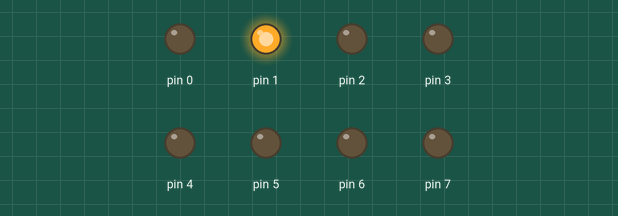
Simulated run of this sketch. Board: Arduino Uno, built with avr-gcc and run on an emulated ATmega328P. Parts: output pins drawn as LEDs (lit = HIGH).

Above: at 0.5 s.
At 1.5 s:
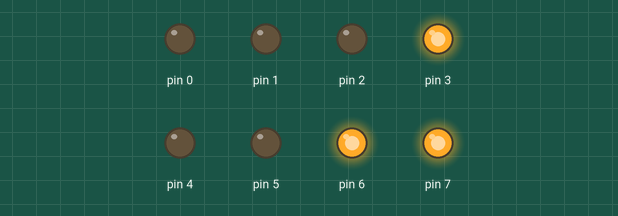
At 2.5 s:
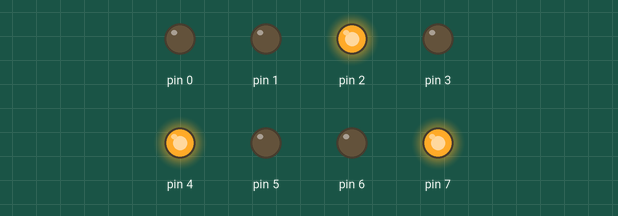
At 3.5 s:
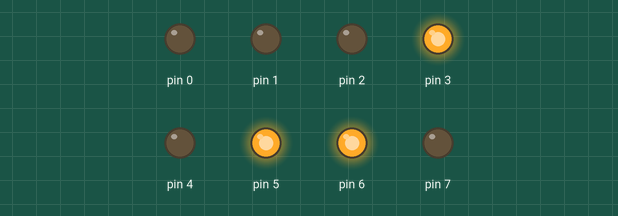
At 4.5 s:
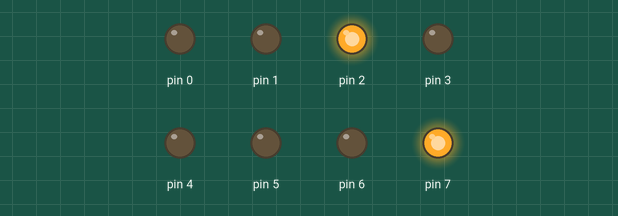
At 5.5 s:
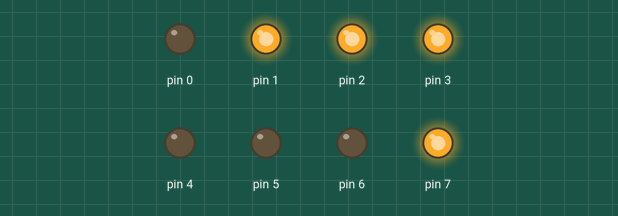
Timing chart, 0 to 7.8 s (numbered marks = the images above):
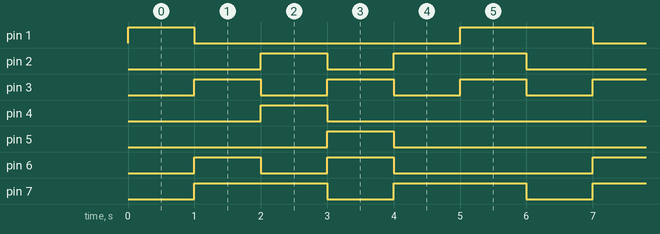

The sketch:

Exercise_b_.ino
```cpp
// DisplayDigits.ino
// Display the digits 0 through 9 on a 7-segment LED display.
// 4105054025、鄭琮寶

void setup() {
  DDRD = B11111111; // 將pin0-7接腳全設成輸出模式
}

void loop() {
  // BAFG.CDE
  /*
  PORTD = B00010000; // 0,小數點會亮
  delay(1000);       // 暫停一秒
  PORTD = B01111011; // 1,小數點不會亮
  delay(1000);       // 暫停一秒
  PORTD = B00100100; // 2,小數點會亮
  delay(1000);       // 暫停一秒
  PORTD = B00101001; // 3,小數點不會亮
  delay(1000);       // 暫停一秒
  PORTD = B01000011; // 4,小數點會亮
  delay(1000);       // 暫停一秒
  PORTD = B10001001; // 5,小數點不會亮
  delay(1000);       // 暫停一秒
  PORTD = B10000000; // 6,小數點會亮
  delay(1000);       // 暫停一秒
  PORTD = B00011011; // 7,小數點不會亮
  delay(1000);       // 暫停一秒
  PORTD = B00000000; // 8,小數點會亮
  delay(1000);       // 暫停一秒
  PORTD = B00001001; // 9,小數點不會亮
  delay(1000);       // 暫停一秒
  */
  PORTD = B00000010; // A,小數點會亮
  delay(1000);       // 暫停一秒
  PORTD = B11001000; // b,小數點不會亮
  delay(1000);       // 暫停一秒
  PORTD = B10010100; // C,小數點會亮
  delay(1000);       // 暫停一秒
  PORTD = B01101000; // d,小數點不會亮
  delay(1000);       // 暫停一秒
  PORTD = B10000100; // E,小數點會亮
  delay(1000);       // 暫停一秒
  PORTD = B10001110; // F,小數點不會亮
  delay(1000);       // 暫停一秒

}
```

Measured:
- by itself, pin 1: repeats every 6.0 s: LOW 4.0 s, HIGH 2.0 s
- by itself, pin 2: repeats every 6.0 s: LOW 1.0 s, HIGH 2.0 s, LOW 2.0 s, HIGH 1.0 s
- by itself, pin 3: alternates HIGH for 1.0 s and LOW for 1.0 s
- by itself, pin 4, pin 5: alternates HIGH for 1.0 s and LOW for 5.0 s
- by itself, pin 6: repeats every 6.0 s: LOW 1.0 s, HIGH 1.0 s, LOW 3.0 s, HIGH 1.0 s
- by itself, pin 7: alternates HIGH for 2.0 s and LOW for 1.0 s
